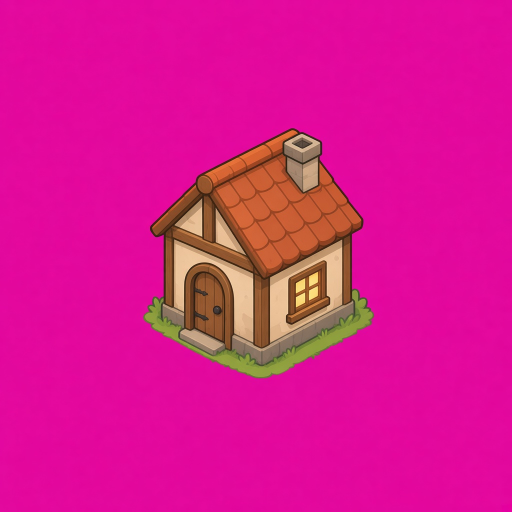
#> input picture tools/art/source/cottage.jpg, 1024 x 1024 px (shown at 1/2 size)
$ python cutout.py source/cottage.jpg out.png
#> lines starting #> are read from the running program, lines starting #| are printed output that depends on the picture
"""Turn generated sprites on a magenta background into transparent, cropped PNGs.

Usage (from the repo root):
    .venv\\Scripts\\python.exe tools\\art\\cutout.py <input image> <output png> [--size 256]

"Magenta-ness" is how much red and blue both beat green. The background is very magenta;
sprite colors (red roofs, blue roofs, white critters, green trees) are not, so it keys cleanly
even through JPEG noise.
"""

import argparse
from pathlib import Path

import numpy as np
from PIL import Image

LOW = 40.0
HIGH = 110.0
PADDING = 6


def cut_out(src: Path, dst: Path, size: int) -> None:
#> called with size = 256
    rgb = np.asarray(Image.open(src).convert("RGB")).astype(np.float32)
    r, g, b = rgb[..., 0], rgb[..., 1], rgb[..., 2]
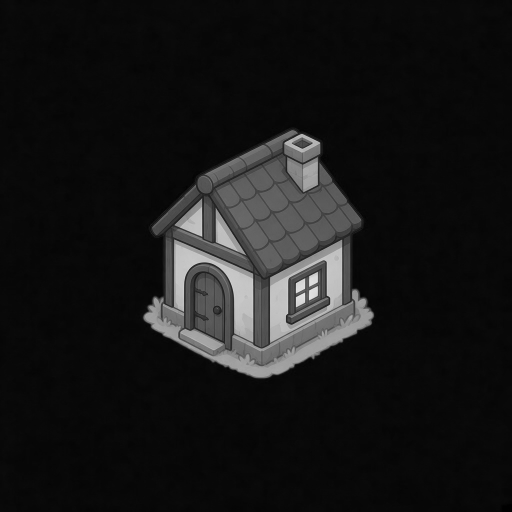
#> g: shape (1024, 1024) float32 (shown at 1/2 size); min 0, max 234, mean 23.1
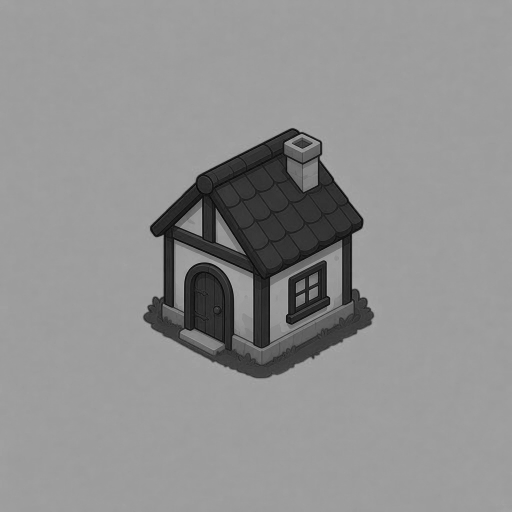
#> b: shape (1024, 1024) float32 (shown at 1/2 size); min 0, max 189, mean 144.1
    magenta = np.minimum(r, b) - g
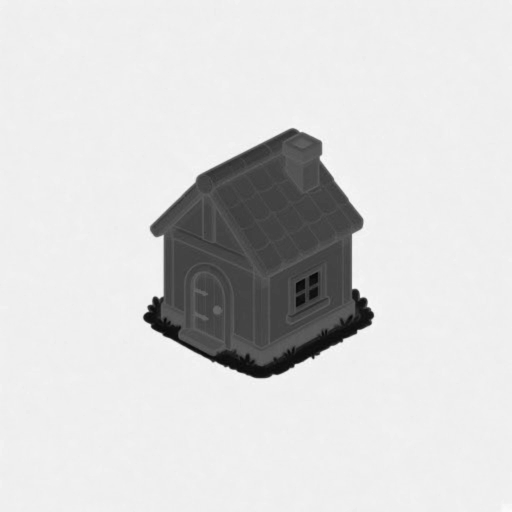
#> magenta: shape (1024, 1024) float32 (shown at 1/2 size); min -116, max 166, mean 121; drawn with min black and max white
    alpha = 1.0 - np.clip((magenta - LOW) / (HIGH - LOW), 0.0, 1.0)
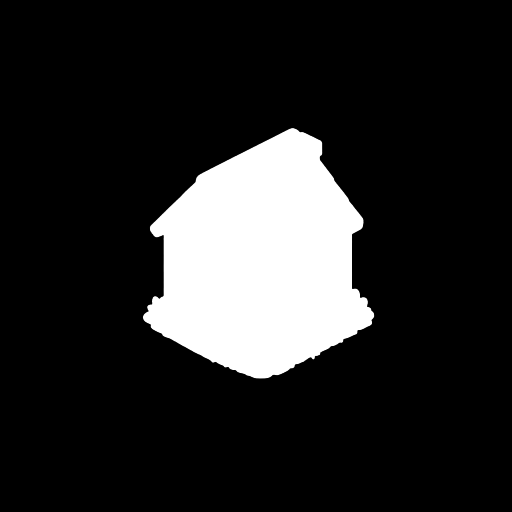
#> alpha: shape (1024, 1024) float32 (shown at 1/2 size); min 0, max 1, mean 0.148

    # Edge pixels keep a pink fringe; pull their red and blue back toward green.
    spill = np.clip(magenta, 0.0, None) * (alpha < 1.0)
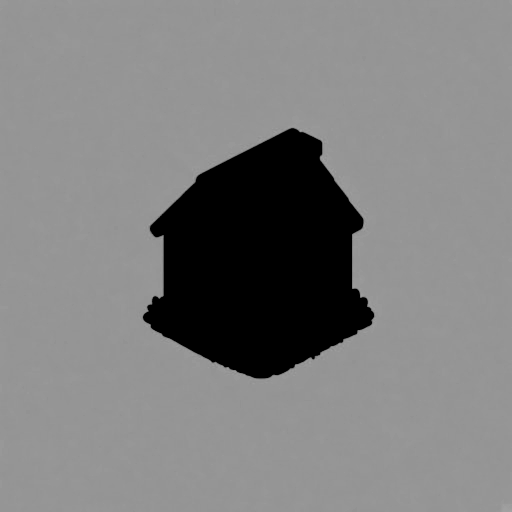
#> spill: shape (1024, 1024) float32 (shown at 1/2 size); min 0, max 166, mean 126.9
    out = np.stack([r - spill, g, b - spill, alpha * 255.0], axis=-1)
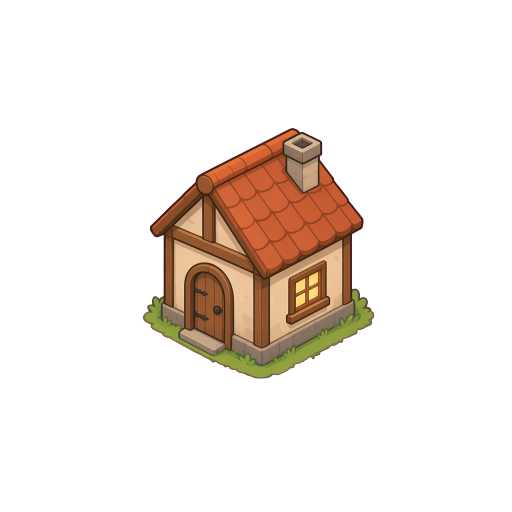
#> out: shape (1024, 1024, 4) float32 (shown at 1/2 size); mean of channels 0, 1, 2, 3 91.3, 23.1, 17.2, 37.9; transparent parts drawn white
    out = np.clip(out, 0, 255).astype(np.uint8)

    ys, xs = np.nonzero(alpha > 0.05)
    top, bottom = max(ys.min() - PADDING, 0), min(ys.max() + PADDING + 1, out.shape[0])
#> top = 250; bottom = 763
    left, right = max(xs.min() - PADDING, 0), min(xs.max() + PADDING + 1, out.shape[1])
#> left = 279; right = 755
    sprite = Image.fromarray(out[top:bottom, left:right], "RGBA")
    sprite.thumbnail((size, size), Image.Resampling.LANCZOS)
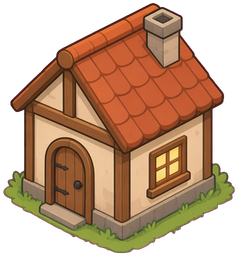
#> sprite: PIL image 238x256 RGBA; mean R, G, B, A 105.1, 70.2, 44.9, 162.4; transparent parts drawn white

    dst.parent.mkdir(parents=True, exist_ok=True)
    sprite.save(dst, optimize=True)
    print(f"{dst} {sprite.size[0]}x{sprite.size[1]}")
#| out.png 238x256


def main() -> None:
    parser = argparse.ArgumentParser(description=__doc__)
    parser.add_argument("src", type=Path)
    parser.add_argument("dst", type=Path)
    parser.add_argument("--size", type=int, default=256)
    args = parser.parse_args()
    cut_out(args.src, args.dst, args.size)


if __name__ == "__main__":
    main()

$ run again, on tools/art/source/rocks.jpg
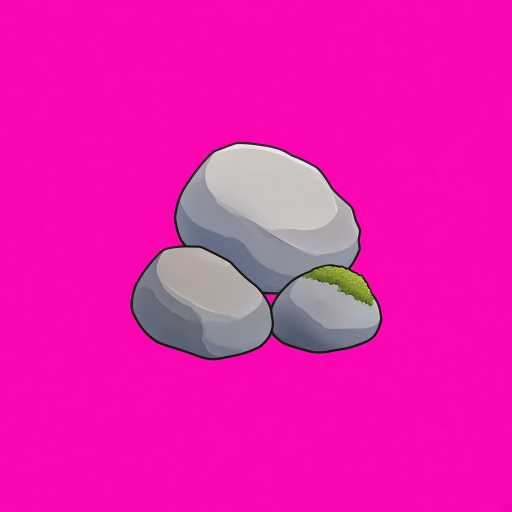
#> input picture tools/art/source/rocks.jpg, 1024 x 1024 px (shown at 1/2 size)
#> in cut_out, `out = np.stack([r - spill, g, b - spill, alpha * 255.0], axis=-1)`:
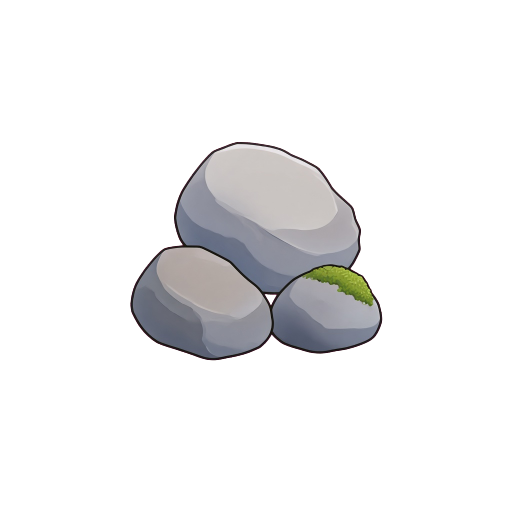
#> out: shape (1024, 1024, 4) float32 (shown at 1/2 size); mean of channels 0, 1, 2, 3 89.9, 26.8, 27.4, 37.8; transparent parts drawn white
#> top = 278; bottom = 727
#> left = 254; right = 771
#> in cut_out, `sprite = Image.fromarray(out[top:bottom, left:right], "RGBA")`:
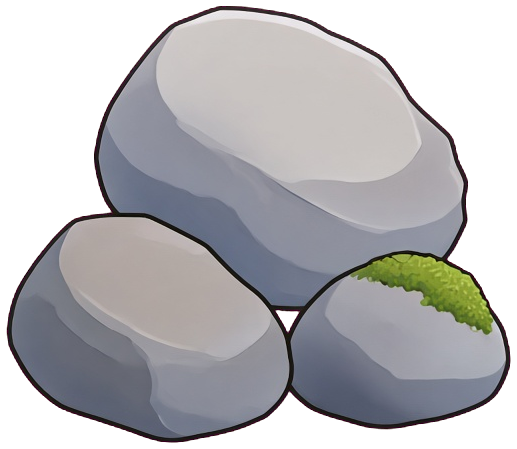
#> sprite: PIL image 517x449 RGBA; mean R, G, B, A 125.1, 100.4, 102.9, 170.4; transparent parts drawn white
#| out.png 256x222
